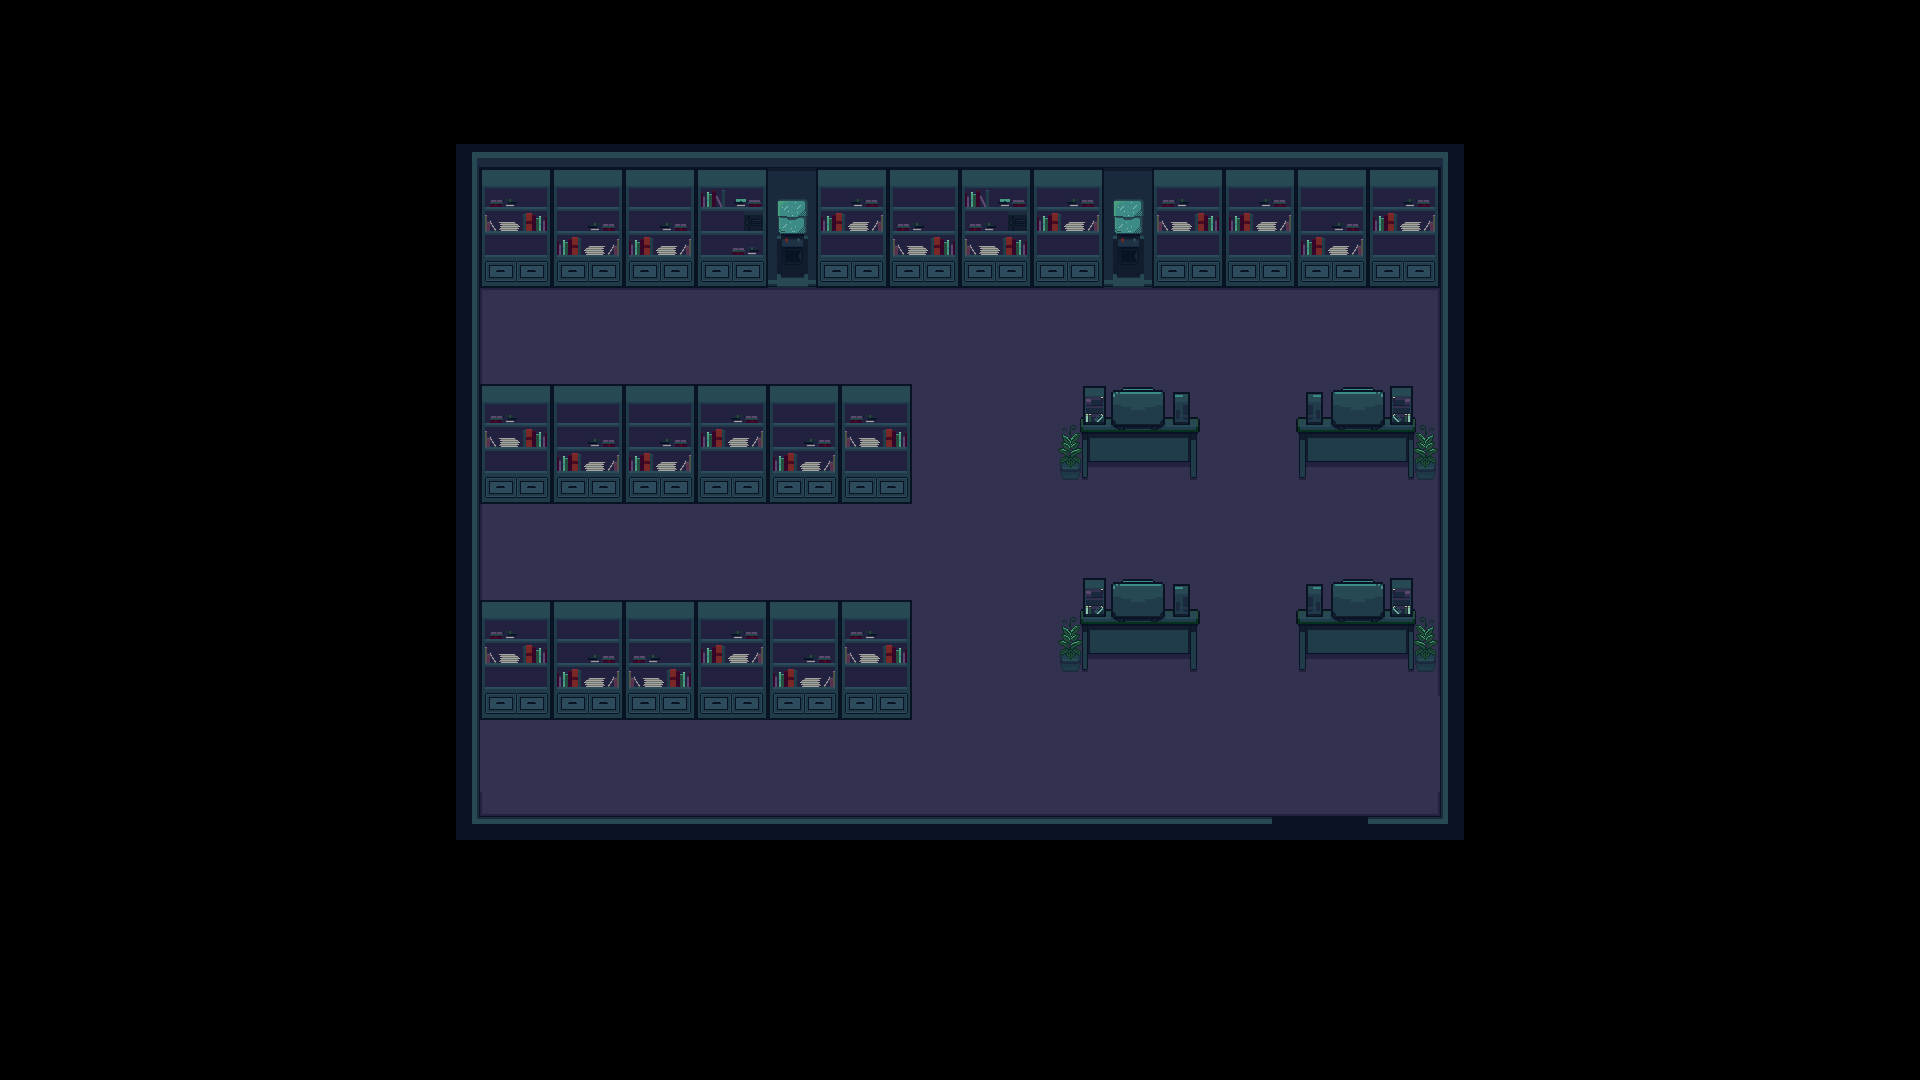

A level layout from a 2D game, rendered from its tile map. Below: a short description, then the map file with tile-grid data replaced by summaries:
An orthogonal 80x45 tile map with 24x24 px tiles, 2 tile layers (Layer1, Layer2) and 14 objects.

<map version="1.9" tiledversion="1.9.2" orientation="orthogonal" renderorder="right-down" width="80" height="45" tilewidth="24" tileheight="24" infinite="0" nextlayerid="8" nextobjectid="38">
 <tileset firstgid="1" source="Officetileset.tsx" />
 <layer id="2" name="Layer1" width="80" height="45">
  <data>[3600 cells, 3599 non-empty, 39 distinct tile ids]</data>
 </layer>
 <layer id="4" name="Layer2" width="80" height="45">
  <data>[3600 cells, 472 non-empty, 92 distinct tile ids]</data>
 </layer>
 <objectgroup id="5" name="collider">
  <object id="6" x="456" y="145" width="21" height="694.5" />
  <object id="7" x="456" y="144.333" width="1011" height="24.6667" />
  <object id="13" x="1441" y="143" width="23" height="696.75" />
  <object id="22" x="456.667" y="814" width="816.333" height="26" />
  <object id="25" x="552.667" y="169" width="889.333" height="72" />
  <object id="26" x="479" y="384" width="434" height="64" />
  <object id="27" x="1056" y="388" width="145" height="62" />
  <object id="28" x="1294" y="384" width="147" height="59" />
  <object id="29" x="1056.5" y="575.5" width="144" height="64.3333" />
  <object id="30" x="1295.5" y="576.5" width="147" height="62.3333" />
  <object id="31" x="479" y="602" width="434" height="70.6667" />
  <object id="32" x="1368" y="815.5" width="96" height="24" />
 </objectgroup>
 <objectgroup id="7" name="key_locker">
  <object id="37" x="480" y="168" width="72" height="72" />
 </objectgroup>
 <objectgroup id="6" name="door">
  <object id="34" x="1272" y="816" width="96" height="24" />
 </objectgroup>
</map>
